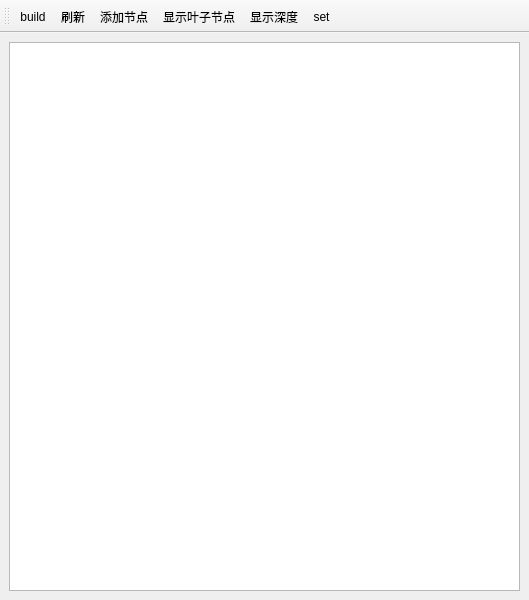
<?xml version="1.0" encoding="UTF-8"?>
<ui version="4.0">
 <class>BinaryTreeWin</class>
 <widget class="QMainWindow" name="BinaryTreeWin">
  <property name="geometry">
   <rect>
    <x>0</x>
    <y>0</y>
    <width>529</width>
    <height>600</height>
   </rect>
  </property>
  <property name="windowTitle">
   <string>二叉树可视化</string>
  </property>
  <widget class="QWidget" name="centralwidget">
   <layout class="QVBoxLayout" name="verticalLayout">
    <item>
     <widget class="QGraphicsView" name="view"/>
    </item>
   </layout>
  </widget>
  <widget class="QMenuBar" name="menubar">
   <property name="geometry">
    <rect>
     <x>0</x>
     <y>0</y>
     <width>529</width>
     <height>22</height>
    </rect>
   </property>
  </widget>
  <widget class="QToolBar" name="toolBar">
   <property name="windowTitle">
    <string>toolBar</string>
   </property>
   <attribute name="toolBarArea">
    <enum>TopToolBarArea</enum>
   </attribute>
   <attribute name="toolBarBreak">
    <bool>false</bool>
   </attribute>
   <addaction name="actionbuild"/>
   <addaction name="actrefresh"/>
   <addaction name="actionadd"/>
   <addaction name="actionleaf"/>
   <addaction name="actiondepth"/>
   <addaction name="actionset"/>
  </widget>
  <action name="actionbuild">
   <property name="checkable">
    <bool>false</bool>
   </property>
   <property name="checked">
    <bool>false</bool>
   </property>
   <property name="icon">
    <iconset resource="../res/res.qrc">
     <normaloff>:/mainwin/img/build.png</normaloff>
     <normalon>:/k/img/clearNode.png</normalon>:/mainwin/img/build.png</iconset>
   </property>
   <property name="text">
    <string>build</string>
   </property>
   <property name="toolTip">
    <string>生成二叉树</string>
   </property>
  </action>
  <action name="actrefresh">
   <property name="icon">
    <iconset resource="../res/res.qrc">
     <normaloff>:/mainwin/img/refresh.png</normaloff>:/mainwin/img/refresh.png</iconset>
   </property>
   <property name="text">
    <string>刷新</string>
   </property>
   <property name="toolTip">
    <string>复原每个节点的颜色</string>
   </property>
  </action>
  <action name="actionadd">
   <property name="icon">
    <iconset resource="../res/res.qrc">
     <normaloff>:/mainwin/img/add.png</normaloff>:/mainwin/img/add.png</iconset>
   </property>
   <property name="text">
    <string>添加节点</string>
   </property>
   <property name="toolTip">
    <string>添加节点</string>
   </property>
  </action>
  <action name="actionleaf">
   <property name="checkable">
    <bool>true</bool>
   </property>
   <property name="icon">
    <iconset resource="../res/res.qrc">
     <normaloff>:/mainwin/img/leaves.png</normaloff>:/mainwin/img/leaves.png</iconset>
   </property>
   <property name="text">
    <string>显示叶子节点</string>
   </property>
   <property name="toolTip">
    <string>显示叶子节点</string>
   </property>
  </action>
  <action name="actiondepth">
   <property name="checkable">
    <bool>true</bool>
   </property>
   <property name="icon">
    <iconset resource="../res/res.qrc">
     <normaloff>:/mainwin/img/height.png</normaloff>:/mainwin/img/height.png</iconset>
   </property>
   <property name="text">
    <string>显示深度</string>
   </property>
   <property name="toolTip">
    <string>显示深度</string>
   </property>
  </action>
  <action name="actionset">
   <property name="icon">
    <iconset resource="../res/res.qrc">
     <normaloff>:/mainwin/img/setting.png</normaloff>:/mainwin/img/setting.png</iconset>
   </property>
   <property name="text">
    <string>set</string>
   </property>
   <property name="toolTip">
    <string>设置</string>
   </property>
  </action>
 </widget>
 <resources>
  <include location="../res/res.qrc"/>
 </resources>
 <connections/>
</ui>
